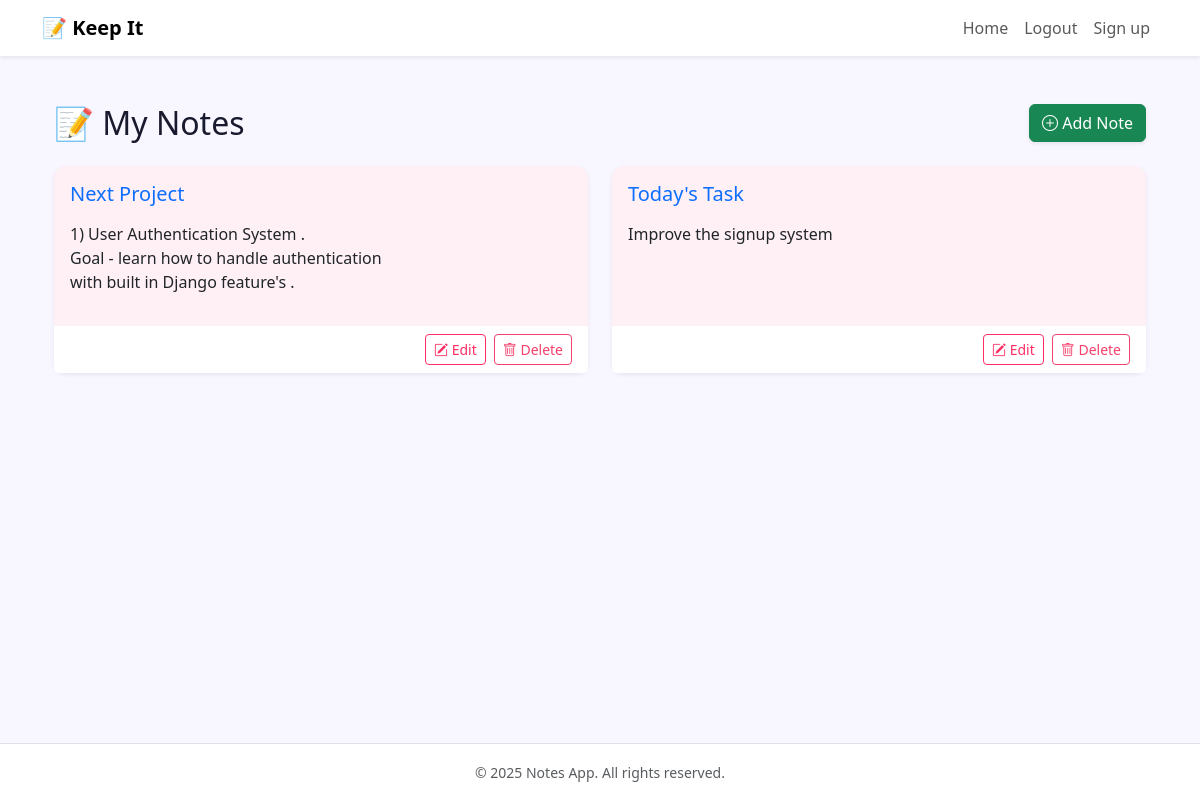
The page / on the database its author committed.
### notes/models.py (models this page shows, shortened)
class Note(models.Model):
    user = models.ForeignKey(User,on_delete=models.CASCADE)
    title = models.CharField(max_length=200)
    content = models.TextField()
    created = models.DateTimeField(auto_now_add=True)

### notes/views.py (the view)
# urls.py: path('',views.home, name='home'),
def home(request):
    notes = Note.objects.all()
    context = {
        'notes': notes
    }
    return render(request, 'notes/home.html', context)

### templates/notes/home.html (shortened to what this page needs)
{% extends 'notes/base.html' %}
{% block content %}
<div class="container py-4 ">
    <div class="d-flex justify-content-between align-items-center mb-4">
        <h2 class="mb-0">📝 My Notes</h2>
        <a href="{% url 'add' %}" class="btn btn-success shadow-sm">
            <i class="bi bi-plus-circle"></i> Add Note </a>
    </div>
    {% if notes %}
        <div class="row row-cols-1 row-cols-md-2 g-4">
            {% for note in notes %}
                <div class="col">
                    <div class="card h-100 shadow-sm border-0">
                        <div class="card-body">
                            <h5 class="card-title text-primary">{{ note.title }}</h5>
                            <p class="card-text text-muted">{{ note.content|linebreaks }}</p>
                        </div>
                        <div class="card-footer bg-white border-0 d-flex justify-content-end gap-2">
                            <a href="#" class="btn btn-sm btn-outline-primary">
                                <i class="bi bi-pencil-square"></i> Edit
                            </a>
                            <a href="#" class="btn btn-sm btn-outline-danger">
                                <i class="bi bi-trash"></i> Delete
                            </a>
                        </div>
                    </div>
                </div>
            {% endfor %}
        </div>
    {% endif %}
</div>
{% endblock %}

### templates/notes/base.html (shortened to what this page needs)
{% load static %}
<!DOCTYPE html>
<html lang="en">
<head>
    <link href="https://cdn.jsdelivr.net/npm/bootstrap@5.3.0/dist/css/bootstrap.min.css" rel="stylesheet">
    <link href="https://cdn.jsdelivr.net/npm/bootstrap-icons@1.10.5/font/bootstrap-icons.css" rel="stylesheet">
    <link rel="stylesheet" href="{% static 'notes/style.css' %}">
</head>
<body>
<nav class="navbar navbar-expand-lg navbar-light bg-white shadow-sm">
    <div class="container">
        <a class="navbar-brand text-green fw-bold">📝 Keep It</a>
        <div class="collapse navbar-collapse justify-content-end" id="navbarNav">
            <ul class="navbar-nav">
                <li>
                    <a class="nav-link" href="{% url 'home' %}">Home</a>
                </li>
                <li class="nav-item">
                    <a class="nav-link" href="#">Logout</a>
                </li>
                <li>
                    <a class="nav-link" href="#">Sign up</a>
                </li>
            </ul>
        </div>
    </div>
</nav>
<main class="container my-4">
    {% block content %}{% endblock %}
</main>
<footer class="bg-white text-center py-3 mt-auto border-top fixed-bottom">
    <small class="text-muted">&copy; {{ year|default:"2025" }} Notes App. All rights reserved.</small>
</footer>
</body>
</html>

### notes/static/style.css (style rules this page uses)
body { background-color: #f8f6ff; color: #1a1a2e; font-family: 'Segoe UI', sans-serif; }
.card { background-color: #fff0f6; border: 1px solid #ff8fab; border-radius: 12px; }
.btn-outline-primary { color: #ff2e63; border-color: #ff2e63; background: #fff; }
.btn-outline-danger { color: #f6416c; border-color: #f6416c; background: #fff; }
a { color: #3a86ff; text-decoration: none; }

### rows shown on the page
Note: title "Next Project", content "1) User Authentication System . Goal - learn how to handle authentication with built in Django feature's ."
Note: title "Today's Task", content "Improve the signup system"

### other values the page prints
{{ year|default:"2025" }} "2025"
